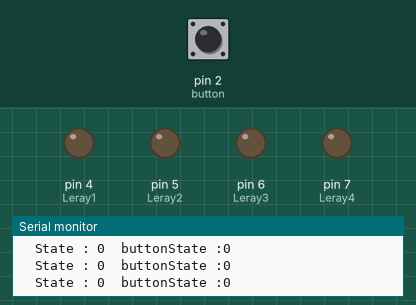
The sketch below on a simulated Arduino Uno, built with avr-gcc and run on an emulated ATmega328P. Shown: output pins drawn as LEDs (lit = HIGH), the last lines printed to the serial monitor. The test bench sets the inputs (shaded band); at power-on: pin 2 (button) LOW.

Above: at 1.8 s.
1.9 s: pin 2 (button) pulled HIGH for 0.6 s
At 3.1 s:
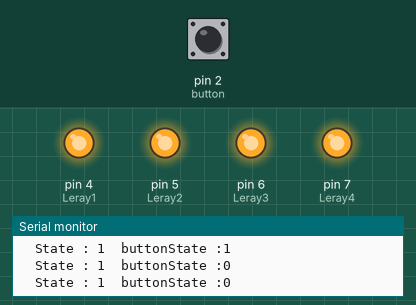
4.0 s: pin 2 (button) pulled HIGH for 1 s
At 4.7 s:
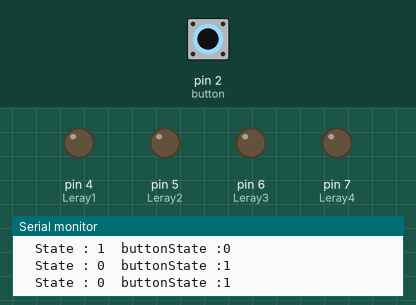
6.5 s: pin 2 (button) pulled HIGH for 3.2 s
At 7.9 s:
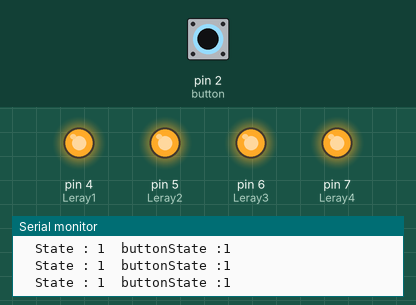
Timing chart, 0 to 9.5 s (numbered marks = the images above; inputs shaded):
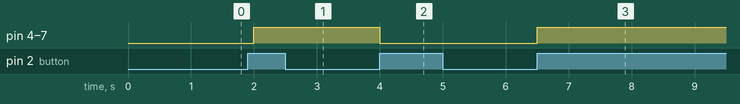

Measured:
- after the input at 1.9 s, pin 4 (Leray1), pin 5 (Leray2), pin 6 (Leray3), pin 7 (Leray4): LOW → HIGH after 0.10 s
- after the input at 4.0 s, pin 4 (Leray1), pin 5 (Leray2), pin 6 (Leray3), pin 7 (Leray4): HIGH → LOW at once
- after the input at 6.5 s, pin 4 (Leray1), pin 5 (Leray2), pin 6 (Leray3), pin 7 (Leray4): LOW → HIGH at once

The sketch:

Relay_Switch.ino
```cpp
#define Leray1 4
#define Leray2 5
#define Leray3 6
#define Leray4 7
#define button 2

boolean state =LOW ;
int buttonState;
unsigned long DebounceDelay = 100;
unsigned long DebounceLast = 0;

void setup() {
  pinMode(button,INPUT);
  pinMode(Leray1,OUTPUT);
  pinMode(Leray2,OUTPUT);
  pinMode(Leray3,OUTPUT);
  pinMode(Leray4,OUTPUT);
  Serial.begin(9600);
  attachInterrupt(digitalPinToInterrupt(button),pinState,RISING);

}

void pinState(){
  if((millis()-DebounceLast)>DebounceDelay){
     state=!state;
     DebounceLast=millis();
  }
}

void loop() {
  buttonState=digitalRead(button);

  Serial.print("\tState : ");
  Serial.print(state);
  Serial.print("\tbuttonState :");
  Serial.println(buttonState);
  delay(500);

 digitalWrite(Leray1,state);
 digitalWrite(Leray2,state);
 digitalWrite(Leray3,state);
 digitalWrite(Leray4,state);
 /*delay(500);
 digitalWrite(Leray1,LOW);
 digitalWrite(Leray2,LOW);
 digitalWrite(Leray3,LOW);
 digitalWrite(Leray4,LOW);
 delay(500);*/
}
```
